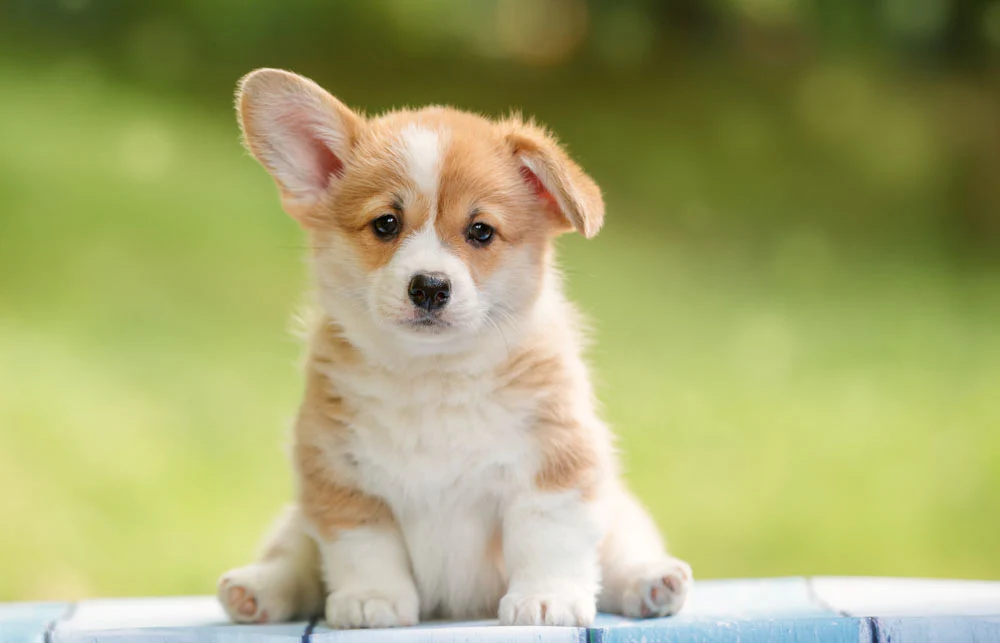
#> input picture multimedia/data_compression/dog.jpg, 1000 x 643 px
$ python lab2.py
#> lines starting #> are read from the running program, lines starting #| are printed output that depends on the picture
import cv2 as cv
import numpy as np
import matplotlib.pyplot as plt

# Input image file from user
image_path = input("Enter the path of the image: ")
#> the answer given: data_compression/dog.jpg

# Read the image in grayscale
gray_image = cv.imread(image_path, cv.IMREAD_GRAYSCALE)
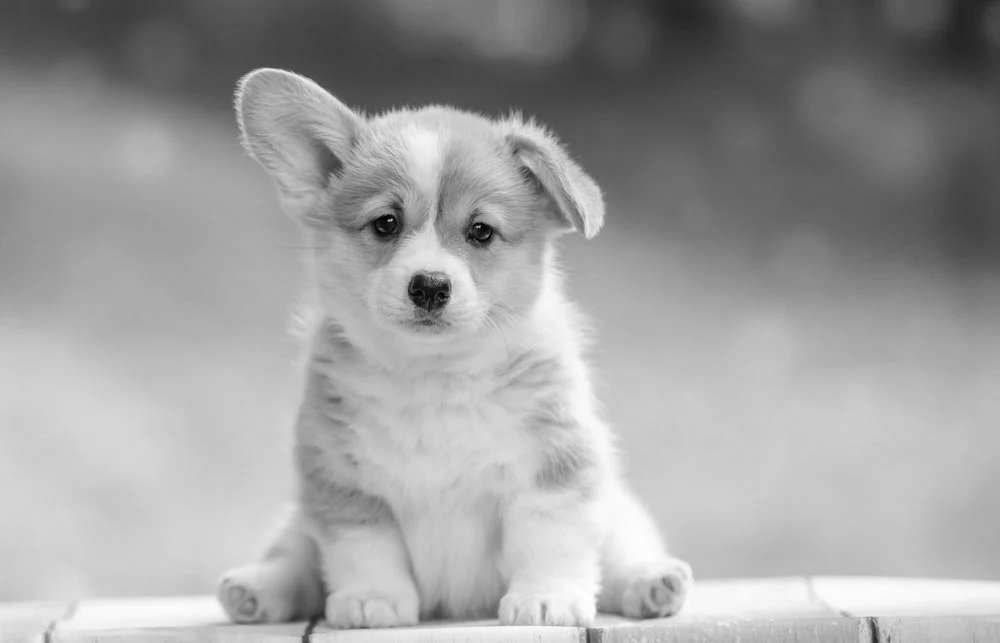
#> gray_image: shape (643, 1000); min 0, max 254, mean 159.8

# Read the image in RGB (BGR in OpenCV)
rgb_image = cv.imread(image_path, cv.IMREAD_COLOR)
#> rgb_image is the input picture: shape (643, 1000, 3); mean B, G, R 109, 167.1, 164.8

# Check if images are loaded successfully
if gray_image is None or rgb_image is None:
    print("Error: Image not found or unable to read")
else:
    # -----------------------------
    # Image display (simulating cv.imshow)
    # -----------------------------
    # Input image
    plt.figure()
    plt.imshow(cv.cvtColor(cv.imread(image_path), cv.COLOR_BGR2RGB))
    plt.title("Input Image")
    plt.axis('off')
    plt.show()

    # Grayscale image
    plt.figure()
    plt.imshow(gray_image, cmap='gray')
    plt.title("Grayscale Image")
    plt.axis('off')
    plt.show()

    # RGB image
    plt.figure()
    plt.imshow(cv.cvtColor(rgb_image, cv.COLOR_BGR2RGB))
    plt.title("RGB Image")
    plt.axis('off')
    plt.show()

    # -----------------------------
    # Grayscale histogram
    # -----------------------------
    plt.figure()
    plt.title("Grayscale Image Histogram")
    plt.xlabel("Pixel Intensity")
    plt.ylabel("Frequency")
    plt.hist(gray_image.ravel(), bins=256, range=[0, 256], color='black', alpha=0.75)
    plt.show()
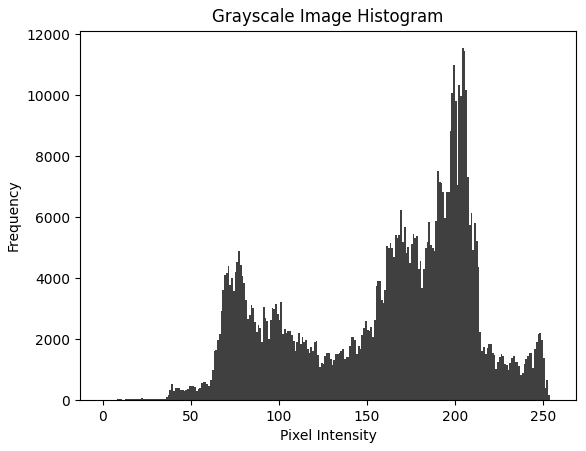
#> figure drawn by matplotlib, 1 panel; tallest bar 11538 high, from x = 204 to 205

    # -----------------------------
    # RGB histograms
    # -----------------------------
    colors = ('b', 'g', 'r')  # BGR channel order
    plt.figure()
    plt.title("RGB Image Histogram")
    plt.xlabel("Pixel Intensity")
    plt.ylabel("Frequency")
    for i, color in enumerate(colors):
        hist = cv.calcHist([rgb_image], [i], None, [256], [0, 256])
        plt.plot(hist, color=color, label=f'{color.upper()} Channel')
    plt.legend()
    plt.show()
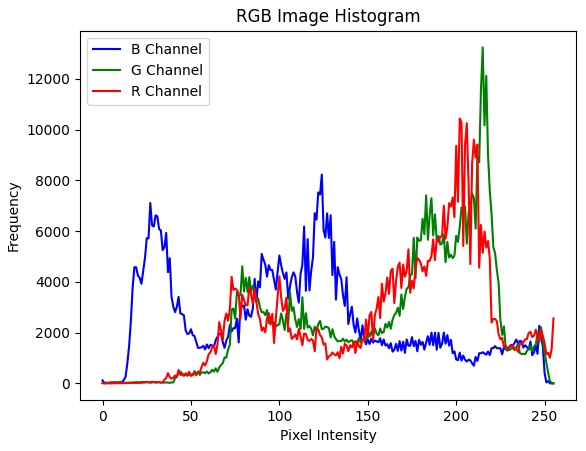
#> figure drawn by matplotlib, 1 panel; curve peaks at x = 124, y = 8231; curve peaks at x = 215, y = 13240; curve peaks at x = 202, y = 10434
